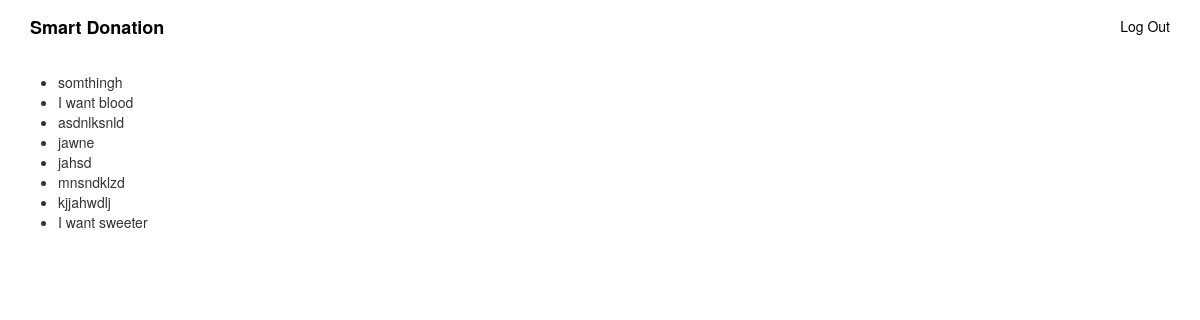
/loggedin/ (signed in), run on the app's committed database.
### DonationWebApp/models.py (models this page shows, shortened)
class RequestForDonation(models.Model):
    Name = models.CharField(max_length=200)
    Purpose = models.TextField()
    CNIC = models.CharField(max_length=15)
    Address= models.CharField(max_length=500)
    Description = models.TextField()
    Contact_Number = models.CharField(max_length=16)
    Email = models.EmailField()
    create_date = models.DateTimeField(default=timezone.now)
    approved_donation = models.BooleanField(default=False)
    def __str__(self):
        return self.Purpose

### DonationWebApp/views.py (the view)
# urls.py: path('loggedin/', views.index, name='index'),
@login_required
def index (request):
    Donations = RequestForDonation.objects.order_by('create_date')
    return render(request,'index.html',context={'request_donation': Donations})

### DonationWebApp/templates/index.html (shortened to what this page needs)
{% extends 'base.html' %}
{% block body_block %}
{% if user.is_authenticated %}
    <ul>
        {% for donate in request_donation %}
            {%if donate.approved_donation %}
                <li>{{ donate }}</li>
            {% endif %}
        {% endfor %}
    </ul>
{% endif %}
{% endblock %}

### DonationWebApp/templates/base.html (shortened to what this page needs)
<!DOCTYPE html>
{% load static %}
<html>
    <head>
        <link rel="stylesheet" href="https://maxcdn.bootstrapcdn.com/bootstrap/3.3.7/css/bootstrap.min.css">
         <link rel="stylesheet" href='{% static 'style.css' %}' type='text/css'>
         <link rel="stylesheet" href="https://cdnjs.cloudflare.com/ajax/libs/font-awesome/4.7.0/css/font-awesome.min.css">
    </head>
    <body >
        <nav class='navbar mynav' role='navigation' id='navbar' style="background-color:none; color:black;">
            <div class = 'container' >
                <a class='navbar-brand mynav' style="color:black;" href="{% url 'homepage' %}"><b>Smart Donation</b></a>
                <ul class='nav navbar-nav navbar-right mynav'>
                    {% if user.is_authenticated %}
                        <li><a style="color:black;" href="{% url 'logout'%}">Log Out</a></li>
                    {% endif %}
                </ul>
            </div>
        </nav>
        <div class="container" style="margin: 0 3px">
            {% block body_block %}
            {% endblock %}
        </div>
    </body>
</html>

### DonationWebApp/static/style.css (style rules this page uses)
.navbar { background-color: none; color:black; }

### data on the page
RequestForDonation: Purpose "somthingh"
RequestForDonation: Purpose "I want blood"
RequestForDonation: Purpose "asdnlksnld"
RequestForDonation: Purpose "jawne"
RequestForDonation: Purpose "jahsd"
RequestForDonation: Purpose "mnsndklzd"
RequestForDonation: Purpose "kjjahwdlj"
RequestForDonation: Purpose "I want sweeter"
